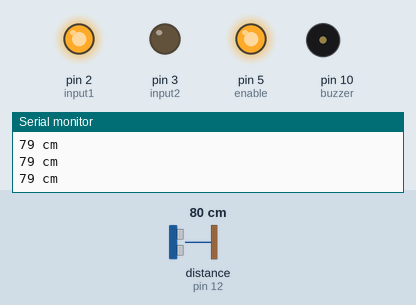
A sketch run on a simulated Arduino Uno, built with avr-gcc and run on an emulated ATmega328P. Parts: output pins drawn as LEDs (lit = HIGH), buzzer (waves = sounding), the last lines printed to the serial monitor. Wiring (inferred from the names in the program): ultrasonic range finder: trigger pin 13; echo pin 12. Inputs (shaded band) come from the test bench; at power-on: distance to the obstacle (sensor on pin 12) 80 cm. The echo pulse lasts 58.3 µs per cm; pins used as bus, display or sensor lines are not drawn.

Above: at 1.2 s.
1.3 s: distance to the obstacle (sensor on pin 12) set to 196 cm
4.3 s: distance to the obstacle (sensor on pin 12) set to 202 cm
At 4.9 s:
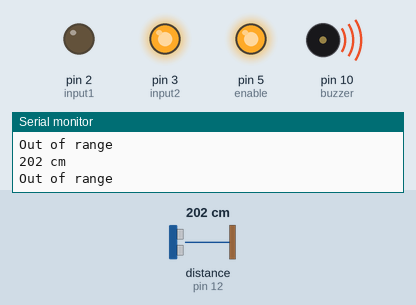
5.8 s: distance to the obstacle (sensor on pin 12) set to 12 cm
At 7.0 s:
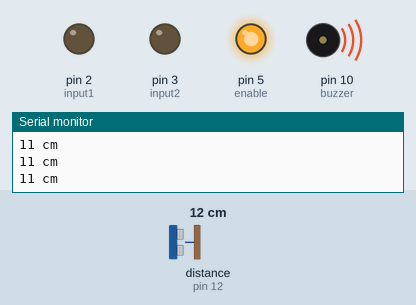
7.3 s: distance to the obstacle (sensor on pin 12) set to 9 cm
At 7.9 s:
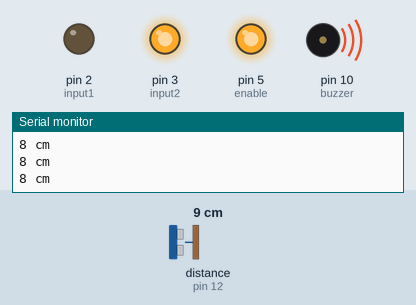
8.8 s: distance to the obstacle (sensor on pin 12) set to 18 cm
At 10.2 s:
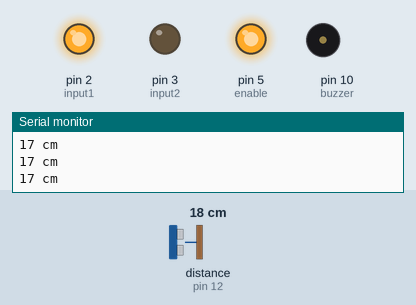
Timing chart, 0 to 11.3 s (numbered marks = the images above; inputs shaded):
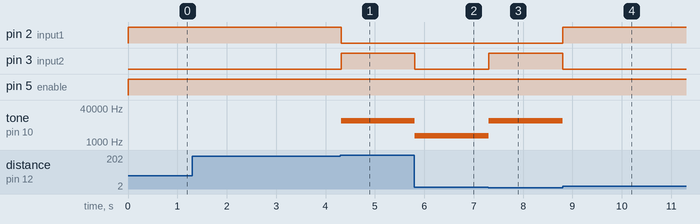

The sketch:

main.ino
```cpp
int trigPin = 13;
int echoPin = 12;
int buzzer = 10;
int input1 = 2;
int input2 = 3;
int enable = 5;

void process(long distance);
void go();
void stop();
void reverse();

void setup() {
  Serial.begin (9600);
  pinMode(trigPin, OUTPUT);
  pinMode(echoPin, INPUT);
  pinMode(input1, OUTPUT);
  pinMode(input2, OUTPUT);
  pinMode(enable, OUTPUT);
  //pinMode(buzzer, OUTPUT); breaks it for no reason, TA unable to figure out why
}

void loop() {
  long duration, distance;
  digitalWrite(trigPin, LOW);
  delayMicroseconds(2);
  digitalWrite(trigPin, HIGH);
  delayMicroseconds(10);
  digitalWrite(trigPin, LOW);
  duration = pulseIn(echoPin, HIGH);
  distance = (duration/2) / 29.1;
  process(distance);
  Serial.print(distance);
  Serial.println(" cm");


}

void process(long distance) {
  if (distance >= 200 || distance <= 0){
    Serial.println("Out of range");
    reverse();
  }
  else if (distance <= 15 && distance >= 10) {
    stop();
  } else if (distance < 10){
    reverse();
  } else {
    go();
  }
}

  void go() {
    digitalWrite(input1, HIGH);
  	digitalWrite(input2, LOW);
  	digitalWrite(enable, HIGH);
    noTone(buzzer);
  }

  void stop() {
    digitalWrite(input1, LOW);
  	digitalWrite(input2, LOW);
  	digitalWrite(enable, HIGH);
    tone(buzzer, 2000);
  }

  void reverse() {
    digitalWrite(input1, LOW);
  	digitalWrite(input2, HIGH);
  	digitalWrite(enable, HIGH);
    tone(buzzer, 10000);
  }
 
```

Measured:
- the behaviour switches between 199 and 200 cm on distance to the obstacle (sensor on pin 12) (found by bisection; images 0 and 1)
- the behaviour switches between 11 and 10 cm on distance to the obstacle (sensor on pin 12) (found by bisection; images 2 and 3)
- after the input at 4.3 s, pin 2 (input1): HIGH → LOW at once; pin 3 (input2): LOW → HIGH at once; tone on pin 10 (buzzer): silent → 10000 Hz at once
- after the input at 5.8 s, pin 3 (input2): HIGH → LOW at once; tone on pin 10 (buzzer): 10000 Hz → 2000 Hz at once
- after the input at 7.3 s, pin 3 (input2): LOW → HIGH at once; tone on pin 10 (buzzer): 2000 Hz → 10000 Hz at once
- after the input at 8.8 s, pin 2 (input1): LOW → HIGH at once; pin 3 (input2): HIGH → LOW at once; tone on pin 10 (buzzer): 10000 Hz → silent at once
